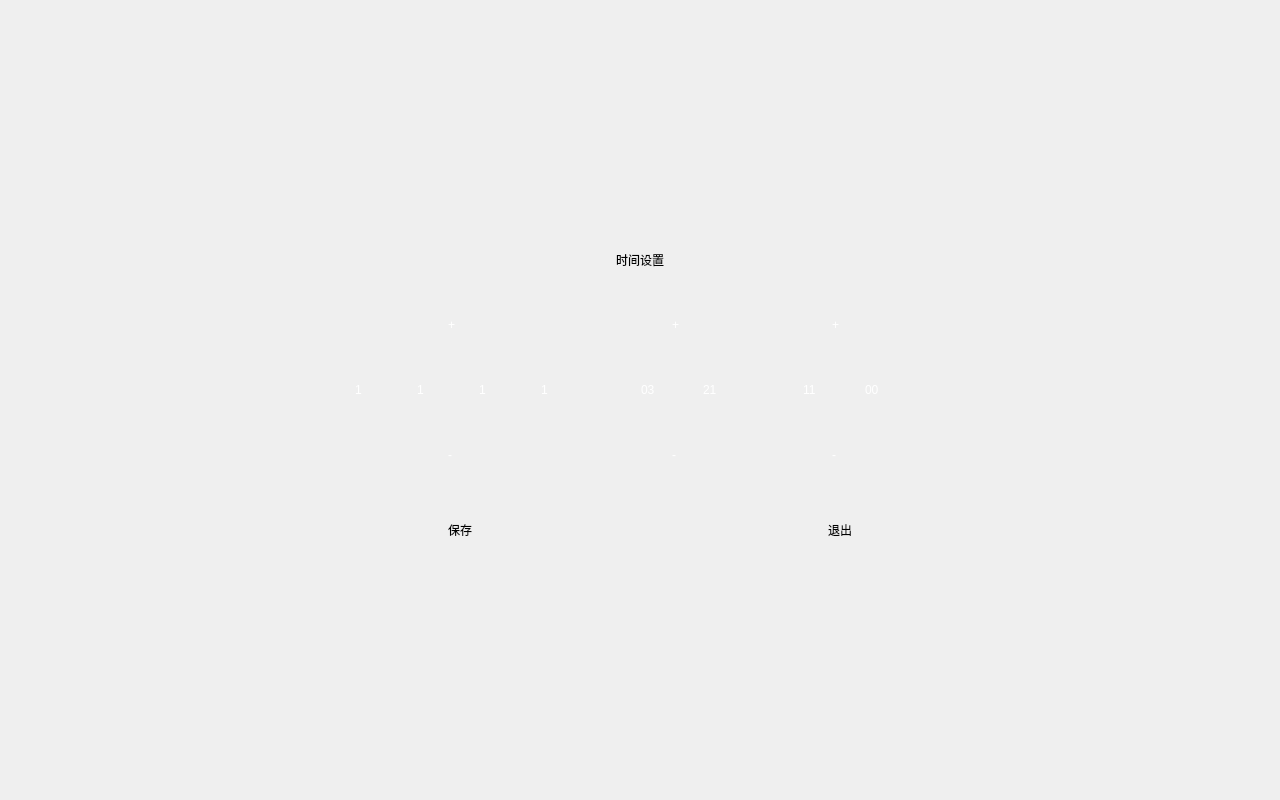
<?xml version="1.0" encoding="UTF-8"?>
<ui version="4.0">
 <class>time_setting</class>
 <widget class="QWidget" name="time_setting">
  <property name="geometry">
   <rect>
    <x>0</x>
    <y>0</y>
    <width>1280</width>
    <height>800</height>
   </rect>
  </property>
  <property name="windowTitle">
   <string>Form</string>
  </property>
  <widget class="QLabel" name="label">
   <property name="geometry">
    <rect>
     <x>0</x>
     <y>0</y>
     <width>1280</width>
     <height>800</height>
    </rect>
   </property>
   <property name="text">
    <string/>
   </property>
  </widget>
  <widget class="QLabel" name="label_backdrop">
   <property name="geometry">
    <rect>
     <x>280</x>
     <y>220</y>
     <width>720</width>
     <height>360</height>
    </rect>
   </property>
   <property name="styleSheet">
    <string notr="true">background-color: transparent;
border-image: url(:/tu/ALL-IN-ONE ICON/BKG_long.png);
color: rgb(255, 255, 255);</string>
   </property>
   <property name="text">
    <string/>
   </property>
  </widget>
  <widget class="Label_return_time" name="label_return">
   <property name="geometry">
    <rect>
     <x>790</x>
     <y>500</y>
     <width>100</width>
     <height>60</height>
    </rect>
   </property>
   <property name="styleSheet">
    <string notr="true"/>
   </property>
   <property name="text">
    <string>退出</string>
   </property>
   <property name="alignment">
    <set>Qt::AlignCenter</set>
   </property>
  </widget>
  <widget class="Label_save_time" name="label_save">
   <property name="geometry">
    <rect>
     <x>410</x>
     <y>500</y>
     <width>100</width>
     <height>60</height>
    </rect>
   </property>
   <property name="styleSheet">
    <string notr="true"/>
   </property>
   <property name="text">
    <string>保存</string>
   </property>
   <property name="alignment">
    <set>Qt::AlignCenter</set>
   </property>
  </widget>
  <widget class="QLabel" name="label_num">
   <property name="geometry">
    <rect>
     <x>280</x>
     <y>240</y>
     <width>720</width>
     <height>40</height>
    </rect>
   </property>
   <property name="styleSheet">
    <string notr="true"/>
   </property>
   <property name="text">
    <string>时间设置</string>
   </property>
   <property name="alignment">
    <set>Qt::AlignCenter</set>
   </property>
  </widget>
  <widget class="Label_year1_time" name="label_year1">
   <property name="geometry">
    <rect>
     <x>355</x>
     <y>360</y>
     <width>60</width>
     <height>60</height>
    </rect>
   </property>
   <property name="styleSheet">
    <string notr="true">background-color: transparent;
color: rgb(255, 255, 255);
border-image: url(:/tu/ALL-IN-ONE ICON/BKG_long_small.png);</string>
   </property>
   <property name="text">
    <string>1</string>
   </property>
  </widget>
  <widget class="Label_year2_time" name="label_year2">
   <property name="geometry">
    <rect>
     <x>417</x>
     <y>360</y>
     <width>60</width>
     <height>60</height>
    </rect>
   </property>
   <property name="styleSheet">
    <string notr="true">background-color: transparent;
color: rgb(255, 255, 255);
border-image: url(:/tu/ALL-IN-ONE ICON/BKG_long_small.png);</string>
   </property>
   <property name="text">
    <string>1</string>
   </property>
  </widget>
  <widget class="Label_year3_time" name="label_year3">
   <property name="geometry">
    <rect>
     <x>479</x>
     <y>360</y>
     <width>60</width>
     <height>60</height>
    </rect>
   </property>
   <property name="styleSheet">
    <string notr="true">background-color: transparent;
color: rgb(255, 255, 255);
border-image: url(:/tu/ALL-IN-ONE ICON/BKG_long_small.png);</string>
   </property>
   <property name="text">
    <string>1</string>
   </property>
  </widget>
  <widget class="Label_year4_time" name="label_year4">
   <property name="geometry">
    <rect>
     <x>541</x>
     <y>360</y>
     <width>60</width>
     <height>60</height>
    </rect>
   </property>
   <property name="styleSheet">
    <string notr="true">background-color: transparent;
color: rgb(255, 255, 255);
border-image: url(:/tu/ALL-IN-ONE ICON/BKG_long_small.png);</string>
   </property>
   <property name="text">
    <string>1</string>
   </property>
  </widget>
  <widget class="Label_month_time" name="label_month">
   <property name="geometry">
    <rect>
     <x>641</x>
     <y>360</y>
     <width>60</width>
     <height>60</height>
    </rect>
   </property>
   <property name="styleSheet">
    <string notr="true">background-color: transparent;
color: rgb(255, 255, 255);
border-image: url(:/tu/ALL-IN-ONE ICON/BKG_long_small.png);</string>
   </property>
   <property name="text">
    <string>03</string>
   </property>
  </widget>
  <widget class="Label_day_time" name="label_day">
   <property name="geometry">
    <rect>
     <x>703</x>
     <y>360</y>
     <width>60</width>
     <height>60</height>
    </rect>
   </property>
   <property name="styleSheet">
    <string notr="true">background-color: transparent;
color: rgb(255, 255, 255);
border-image: url(:/tu/ALL-IN-ONE ICON/BKG_long_small.png);</string>
   </property>
   <property name="text">
    <string>21</string>
   </property>
  </widget>
  <widget class="Label_hour_time" name="label_hour">
   <property name="geometry">
    <rect>
     <x>803</x>
     <y>360</y>
     <width>60</width>
     <height>60</height>
    </rect>
   </property>
   <property name="styleSheet">
    <string notr="true">background-color: transparent;
color: rgb(255, 255, 255);
border-image: url(:/tu/ALL-IN-ONE ICON/BKG_long_small.png);</string>
   </property>
   <property name="text">
    <string>11</string>
   </property>
  </widget>
  <widget class="Label_minute_time" name="label_minute">
   <property name="geometry">
    <rect>
     <x>865</x>
     <y>360</y>
     <width>60</width>
     <height>60</height>
    </rect>
   </property>
   <property name="styleSheet">
    <string notr="true">background-color: transparent;
color: rgb(255, 255, 255);
border-image: url(:/tu/ALL-IN-ONE ICON/BKG_long_small.png);</string>
   </property>
   <property name="text">
    <string>00</string>
   </property>
  </widget>
  <widget class="Label_up1_time" name="label_up1">
   <property name="geometry">
    <rect>
     <x>448</x>
     <y>295</y>
     <width>60</width>
     <height>60</height>
    </rect>
   </property>
   <property name="styleSheet">
    <string notr="true">background-color: transparent;
color: rgb(255, 255, 255);
border-image: url(:/tu/ALL-IN-ONE ICON/BKG_long_small.png);</string>
   </property>
   <property name="text">
    <string>+</string>
   </property>
  </widget>
  <widget class="Label_up2_time" name="label_up2">
   <property name="geometry">
    <rect>
     <x>672</x>
     <y>295</y>
     <width>60</width>
     <height>60</height>
    </rect>
   </property>
   <property name="styleSheet">
    <string notr="true">background-color: transparent;
color: rgb(255, 255, 255);
border-image: url(:/tu/ALL-IN-ONE ICON/BKG_long_small.png);</string>
   </property>
   <property name="text">
    <string>+</string>
   </property>
  </widget>
  <widget class="Label_up3_time" name="label_up3">
   <property name="geometry">
    <rect>
     <x>832</x>
     <y>295</y>
     <width>60</width>
     <height>60</height>
    </rect>
   </property>
   <property name="styleSheet">
    <string notr="true">background-color: transparent;
color: rgb(255, 255, 255);
border-image: url(:/tu/ALL-IN-ONE ICON/BKG_long_small.png);</string>
   </property>
   <property name="text">
    <string>+</string>
   </property>
  </widget>
  <widget class="Label_down1_time" name="label_down1">
   <property name="geometry">
    <rect>
     <x>448</x>
     <y>425</y>
     <width>60</width>
     <height>60</height>
    </rect>
   </property>
   <property name="styleSheet">
    <string notr="true">background-color: transparent;
color: rgb(255, 255, 255);
border-image: url(:/tu/ALL-IN-ONE ICON/BKG_long_small.png);</string>
   </property>
   <property name="text">
    <string>-</string>
   </property>
  </widget>
  <widget class="Label_down2_time" name="label_down2">
   <property name="geometry">
    <rect>
     <x>672</x>
     <y>425</y>
     <width>60</width>
     <height>60</height>
    </rect>
   </property>
   <property name="styleSheet">
    <string notr="true">background-color: transparent;
color: rgb(255, 255, 255);
border-image: url(:/tu/ALL-IN-ONE ICON/BKG_long_small.png);</string>
   </property>
   <property name="text">
    <string>-</string>
   </property>
  </widget>
  <widget class="Label_down3_time" name="label_down3">
   <property name="geometry">
    <rect>
     <x>832</x>
     <y>425</y>
     <width>60</width>
     <height>60</height>
    </rect>
   </property>
   <property name="styleSheet">
    <string notr="true">background-color: transparent;
color: rgb(255, 255, 255);
border-image: url(:/tu/ALL-IN-ONE ICON/BKG_long_small.png);</string>
   </property>
   <property name="text">
    <string>-</string>
   </property>
  </widget>
 </widget>
 <customwidgets>
  <customwidget>
   <class>Label_return_time</class>
   <extends>QLabel</extends>
   <header>time_setting.h</header>
  </customwidget>
  <customwidget>
   <class>Label_save_time</class>
   <extends>QLabel</extends>
   <header>time_setting.h</header>
  </customwidget>
  <customwidget>
   <class>Label_year1_time</class>
   <extends>QLabel</extends>
   <header>time_setting.h</header>
  </customwidget>
  <customwidget>
   <class>Label_year2_time</class>
   <extends>QLabel</extends>
   <header>time_setting.h</header>
  </customwidget>
  <customwidget>
   <class>Label_year3_time</class>
   <extends>QLabel</extends>
   <header>time_setting.h</header>
  </customwidget>
  <customwidget>
   <class>Label_year4_time</class>
   <extends>QLabel</extends>
   <header>time_setting.h</header>
  </customwidget>
  <customwidget>
   <class>Label_month_time</class>
   <extends>QLabel</extends>
   <header>time_setting.h</header>
  </customwidget>
  <customwidget>
   <class>Label_day_time</class>
   <extends>QLabel</extends>
   <header>time_setting.h</header>
  </customwidget>
  <customwidget>
   <class>Label_hour_time</class>
   <extends>QLabel</extends>
   <header>time_setting.h</header>
  </customwidget>
  <customwidget>
   <class>Label_minute_time</class>
   <extends>QLabel</extends>
   <header>time_setting.h</header>
  </customwidget>
  <customwidget>
   <class>Label_up1_time</class>
   <extends>QLabel</extends>
   <header>time_setting.h</header>
  </customwidget>
  <customwidget>
   <class>Label_up2_time</class>
   <extends>QLabel</extends>
   <header>time_setting.h</header>
  </customwidget>
  <customwidget>
   <class>Label_up3_time</class>
   <extends>QLabel</extends>
   <header>time_setting.h</header>
  </customwidget>
  <customwidget>
   <class>Label_down1_time</class>
   <extends>QLabel</extends>
   <header>time_setting.h</header>
  </customwidget>
  <customwidget>
   <class>Label_down2_time</class>
   <extends>QLabel</extends>
   <header>time_setting.h</header>
  </customwidget>
  <customwidget>
   <class>Label_down3_time</class>
   <extends>QLabel</extends>
   <header>time_setting.h</header>
  </customwidget>
 </customwidgets>
 <resources/>
 <connections/>
</ui>
